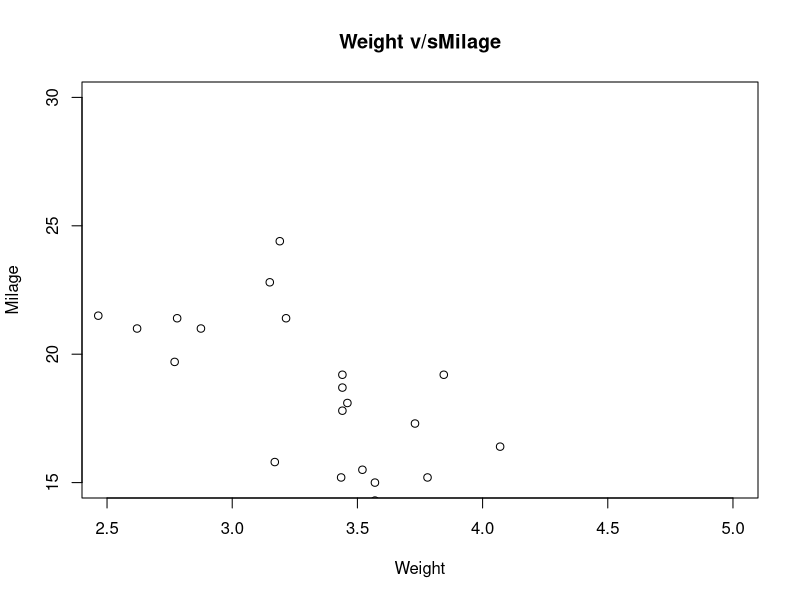

R code for this plot:

#Fetching two columns from mtcars  
data <-mtcars[,c('wt','mpg')]  
# Giving a name to the chart file.  
png(file = "scatterplot.png")  
# Plotting the chart for cars with weight between 2.5 to 5 and mileage between 15 and 30.  
plot(x = data$wt,y = data$mpg, xlab = "Weight", ylab = "Milage", xlim = c(2.5,5), ylim = c(15,30), main = "Weight v/sMilage")  
# Saving the file.  
dev.off()  
